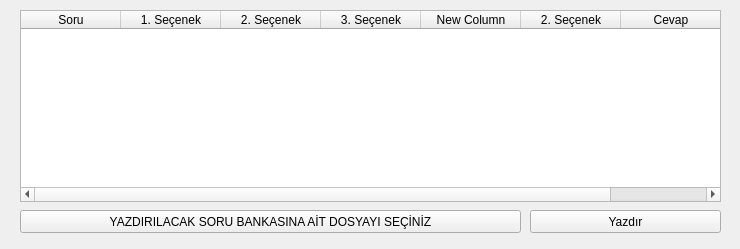
<?xml version="1.0" encoding="UTF-8"?>
<ui version="4.0">
 <class>Form</class>
 <widget class="QWidget" name="Form">
  <property name="geometry">
   <rect>
    <x>0</x>
    <y>0</y>
    <width>740</width>
    <height>249</height>
   </rect>
  </property>
  <property name="windowTitle">
   <string>Form</string>
  </property>
  <widget class="QTableWidget" name="tableWidget">
   <property name="geometry">
    <rect>
     <x>20</x>
     <y>10</y>
     <width>701</width>
     <height>192</height>
    </rect>
   </property>
   <column>
    <property name="text">
     <string>Soru</string>
    </property>
   </column>
   <column>
    <property name="text">
     <string>1. Seçenek</string>
    </property>
   </column>
   <column>
    <property name="text">
     <string>2. Seçenek</string>
    </property>
   </column>
   <column>
    <property name="text">
     <string>3. Seçenek</string>
    </property>
   </column>
   <column>
    <property name="text">
     <string>New Column</string>
    </property>
   </column>
   <column>
    <property name="text">
     <string>2. Seçenek</string>
    </property>
   </column>
   <column>
    <property name="text">
     <string>Cevap</string>
    </property>
   </column>
  </widget>
  <widget class="QPushButton" name="pushButton">
   <property name="geometry">
    <rect>
     <x>20</x>
     <y>210</y>
     <width>501</width>
     <height>23</height>
    </rect>
   </property>
   <property name="text">
    <string>YAZDIRILACAK SORU BANKASINA AİT DOSYAYI SEÇİNİZ</string>
   </property>
  </widget>
  <widget class="QPushButton" name="pushButton_2">
   <property name="geometry">
    <rect>
     <x>530</x>
     <y>210</y>
     <width>191</width>
     <height>23</height>
    </rect>
   </property>
   <property name="text">
    <string>Yazdır</string>
   </property>
  </widget>
 </widget>
 <resources/>
 <connections/>
</ui>
